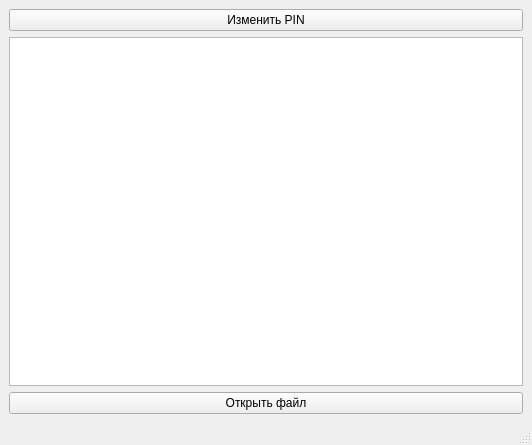
<?xml version="1.0" encoding="UTF-8"?>
<ui version="4.0">
 <class>MainWindow</class>
 <widget class="QMainWindow" name="MainWindow">
  <property name="geometry">
   <rect>
    <x>0</x>
    <y>0</y>
    <width>532</width>
    <height>445</height>
   </rect>
  </property>
  <property name="windowTitle">
   <string>MainWindow</string>
  </property>
  <widget class="QWidget" name="centralwidget">
   <layout class="QGridLayout" name="gridLayout">
    <item row="0" column="0">
     <widget class="QPushButton" name="pushButtonPin">
      <property name="text">
       <string>Изменить PIN</string>
      </property>
     </widget>
    </item>
    <item row="1" column="0">
     <widget class="QTextEdit" name="textEdit">
      <property name="readOnly">
       <bool>true</bool>
      </property>
     </widget>
    </item>
    <item row="2" column="0">
     <widget class="QPushButton" name="pushButtonFile">
      <property name="text">
       <string>Открыть файл</string>
      </property>
     </widget>
    </item>
   </layout>
  </widget>
  <widget class="QMenuBar" name="menubar">
   <property name="geometry">
    <rect>
     <x>0</x>
     <y>0</y>
     <width>532</width>
     <height>24</height>
    </rect>
   </property>
  </widget>
  <widget class="QStatusBar" name="statusbar"/>
 </widget>
 <resources/>
 <connections/>
</ui>
